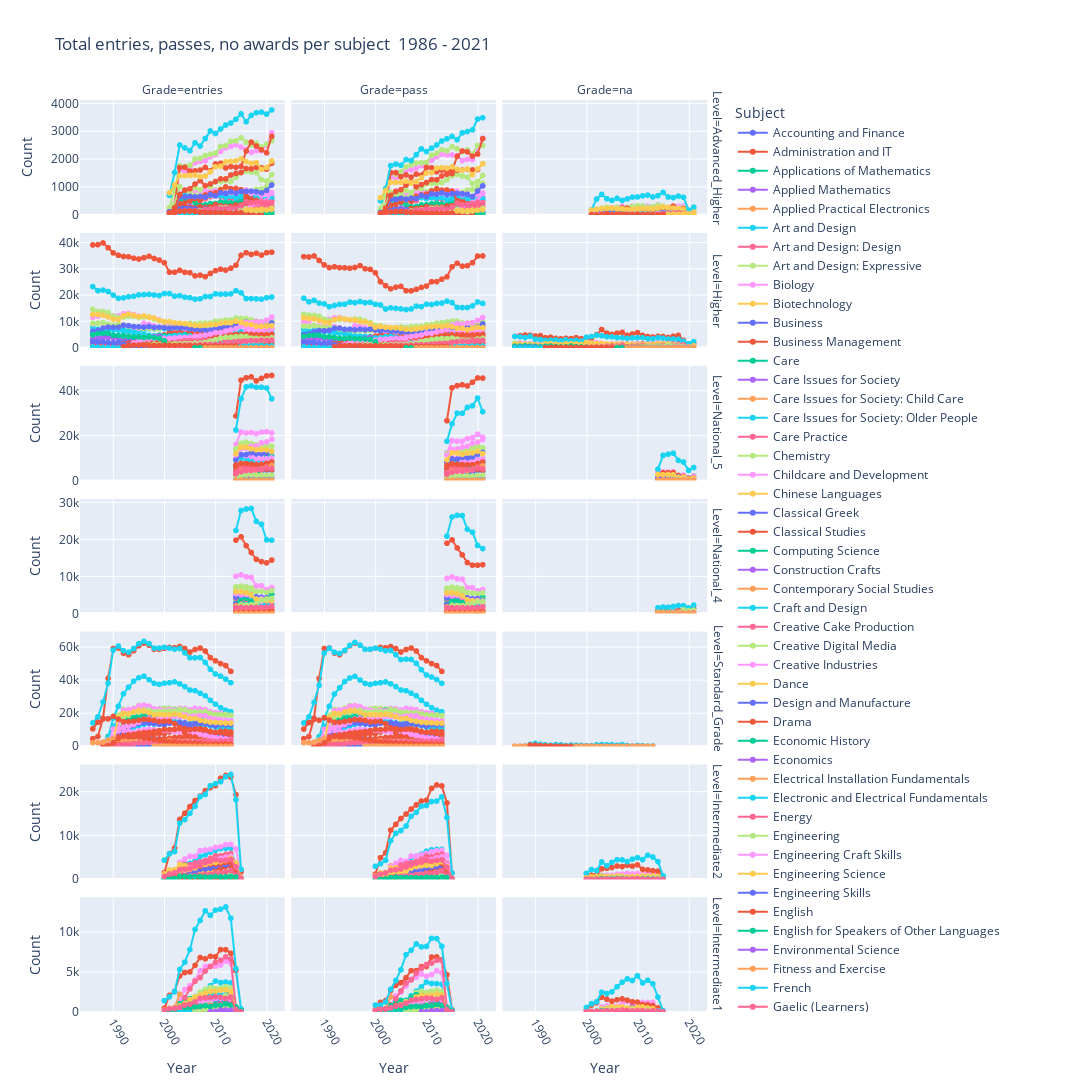

Source (notebook cell):
### Code cell
# Plot graph

levels = ['Advanced_Higher', 'Higher', 'National_5', 'National_4', 'Standard_Grade', 
                  'Intermediate2', 'Intermediate1']

fig = px.line(dfgraph, x = "year", y = ["count"], 
                color = "subject",
                facet_col = 'grade',
                facet_row = 'level',
                facet_row_spacing = 0.02, 
                facet_col_spacing = 0.01, 
                width = 1500,
                height = 1500,
                category_orders = {'subject' : subjects, 
                                       'year' : years,
                                          'level' : levels,
                                              'grade': grades},
                labels = {"value": "Count",
                             "subject": "Subject",
                                  "level": "Level",
                                     "grade": "Grade",
                                         "year": "Year"},
                title = 'Total entries, passes, no awards per subject  1986 - 2021'
                )

fig.update_yaxes(rangemode = "tozero")

fig.update_xaxes(tickangle = 60)

fig.layout.yaxis.matches = 'y'
fig.layout.yaxis2.matches = 'y'
fig.layout.yaxis3.matches = 'y'

fig.layout.yaxis4.matches = 'y4'
fig.layout.yaxis5.matches = 'y4'
fig.layout.yaxis6.matches = 'y4'

fig.layout.yaxis7.matches = 'y7'
fig.layout.yaxis8.matches = 'y7'
fig.layout.yaxis9.matches = 'y7'

fig.layout.yaxis10.matches = 'y10'
fig.layout.yaxis11.matches = 'y10'
fig.layout.yaxis12.matches = 'y10'

fig.layout.yaxis13.matches = 'y13'
fig.layout.yaxis14.matches = 'y13'
fig.layout.yaxis15.matches = 'y13'

fig.layout.yaxis16.matches = 'y16'
fig.layout.yaxis17.matches = 'y16'
fig.layout.yaxis18.matches = 'y16'

fig.layout.yaxis19.matches = 'y19'
fig.layout.yaxis20.matches = 'y19'
fig.layout.yaxis21.matches = 'y19'

fig.update_traces(mode = "markers+lines")

filename = 'total_students_details'

fig.write_html('./graphs/' + filename + '.html')

fig.show()
